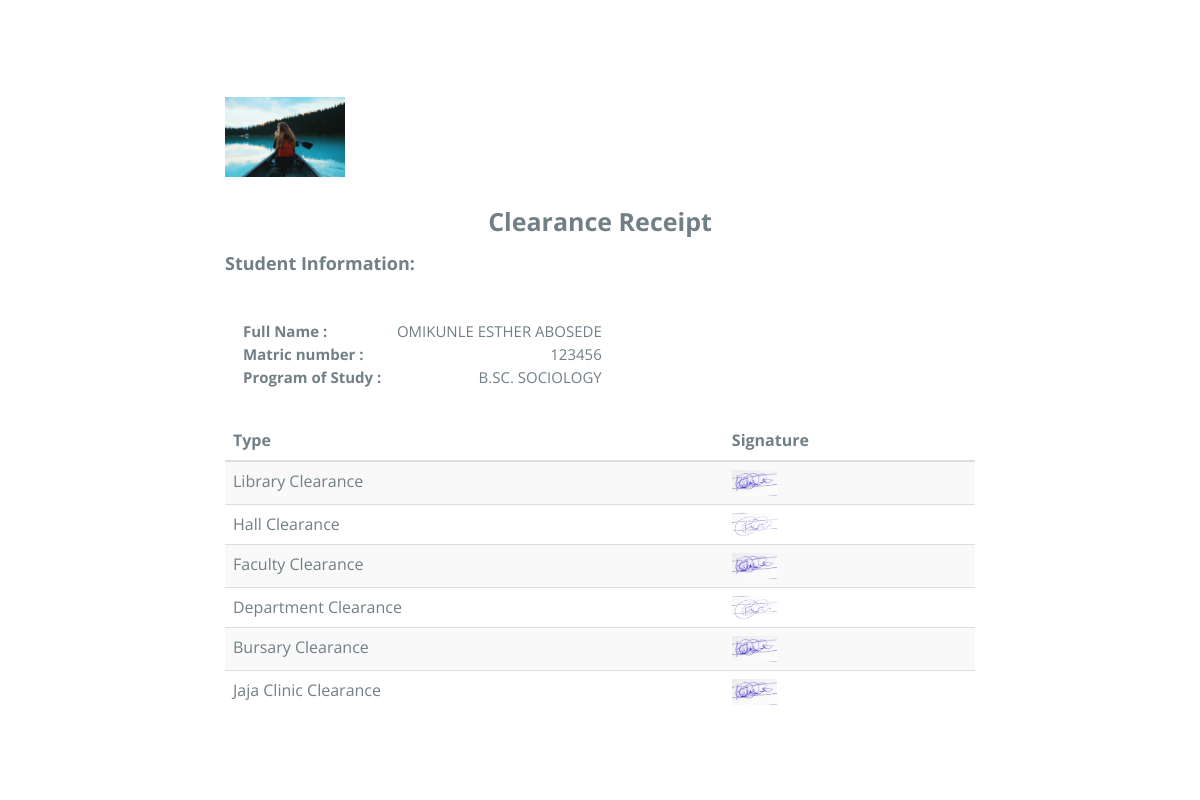
Screenshot of /views/receipt.php (signed in) with the database file from the repository.
### tables this page shows
CREATE TABLE IF NOT EXISTS `student` (
  `id` int(10) unsigned NOT NULL,
  `surname` varchar(255) NOT NULL,
  `othername` varchar(255) NOT NULL,
  `home_address` varchar(255) NOT NULL,
  `email` varchar(255) NOT NULL,
  `phone_number` varchar(255) NOT NULL,
  `matric_no` varchar(255) NOT NULL,
  `password` varchar(255) NOT NULL,
  `faculty` varchar(255) NOT NULL,
  `department` varchar(255) NOT NULL,
  `hall` varchar(255) NOT NULL
);

CREATE TABLE IF NOT EXISTS `department` (
  `id` int(10) unsigned NOT NULL,
  `fac_id` int(11) NOT NULL,
  `name` varchar(255) NOT NULL
);

### class/Staff.php (called while the page is built, shortened)
<?php
class Staff {
	public $handle;
	public $db_name = "onlineclearance";
	public function __construct(){
		$this->handle = $this->dbEngine();
	}
	public function dbEngine(){
		try{
			$this->handle = new PDO("mysql:host=localhost;dbname=$this->db_name","root","");
				$this->handle->setAttribute(PDO::ATTR_ERRMODE,PDO::ERRMODE_EXCEPTION);
		}
		catch(PDOException $e){
			echo $e->getMessage();
		}
		return $this->handle;
	}
	public function select_student_data($student_id)
	{
		try
		{
			$this->stmt = $this->handle->prepare("SELECT student.*, department.name AS dept FROM student, department WHERE student.id = :stud_id AND department.id = student.department ");
			$this->stmt->execute(array('stud_id' => $student_id));
			$student_data = $this->stmt->fetch();
			return $student_data;
		}
		catch(PDOException $e)
		{
			echo $e->getMessage();
		}
	}
}
?>

### class/Student.php (called while the page is built, shortened)
<?php
class Student {
	public $handle;
	public $db_name = "onlineclearance";
	public function __construct(){
		$this->handle = $this->dbEngine();
	}
	public function dbEngine(){
		try{
			$this->handle = new PDO("mysql:host=localhost;dbname=$this->db_name","root","");
				$this->handle->setAttribute(PDO::ATTR_ERRMODE,PDO::ERRMODE_EXCEPTION);
		}
		catch(PDOException $e){
			echo $e->getMessage();
		}
		return $this->handle;
	}
	public function clearance_receipt($student_id, $pre_section, $section){
		try{
			$this->stmt = $this->handle->prepare("SELECT file.*, sign.signature FROM file_upload AS file, signature AS sign, staff WHERE file.student_id = :student_id AND file.pre_section = :pre_section AND file.section = :section AND file.pre_section = staff.pre_section_id AND file.section = staff.section_id AND staff.id = sign.staff_id");
			$this->stmt->execute(array(':student_id' =>$student_id, ':pre_section' => $pre_section, ':section' =>$section));
			$row = $this->stmt->rowCount();
			$status = $this->stmt->fetch();
			if($row > 0){
				return $status['signature'];
			}
			else{
				return "";
			}
		}
		catch(PDOException $e)
		{
			echo $e->getMessage();
		}
	}
}
?>

### views/receipt.php (the view, shortened to what this page needs)
<?php
require_once "../class/Staff.php";
require_once "../class/Student.php";
$staff_object = new Staff();
$stud_object = new Student();
$stud_object->auth();
$stud_data = $staff_object->select_student_data($_SESSION['stud_id']);
?>
<!DOCTYPE html>
<html lang="en">
<head>
  <link rel="stylesheet" type="text/css" href="../css/font-awesome.min.css">
  <link rel="stylesheet" type="text/css" href="../css/bootstrap.min.css">
  <link rel="stylesheet" type="text/css" href="../css/imagehover.min.css">
  <link rel="stylesheet" type="text/css" href="../css/style.css">
</head>
<body>
<br><br><br><br>
<div class="container">
	<div class="row">
		<div class="col-md-2"></div>
		<div class="col-md-8">
			<img src="../img/ui.jpg" class="img-responsive" width="120" height="100" >
		</div>
		<div class="col-md-2"></div>
	</div>
	<br>
	<div class="row">
		<div class="col-md-2"></div>
		<div class="col-md-8">
			<p style="font-weight: bold; font-size: 25px; text-align: center">Clearance Receipt</p>
		</div>
		<div class="col-md-2"></div>
	</div>
	<div class="row">
		<div class="col-md-2"></div>
		<div class="col-md-8">
			<p style="font-weight: bold; font-size: 18px; ">Student Information:</p>
		</div>
		<div class="col-md-2"></div>
	</div>
	<div class="row">
		<div class="col-md-2"></div>
		<div class="col-md-8" style="text-align: right; font-size: 15px; padding: 33px ">
			<table>
				<tr>
					<th>Full Name :</th><td>&nbsp;&nbsp;&nbsp;&nbsp;<?php echo strtoupper($stud_data['surname']." ".$stud_data['othername']) ?></td>
				</tr>
				<tr>
					<th>Matric number :</th><td>&nbsp;&nbsp;&nbsp;&nbsp;<?php echo $stud_data['matric_no'] ?></td>
				</tr>
				<tr>
					<th>Program of Study :</th><td>&nbsp;&nbsp;&nbsp;&nbsp;<?php echo strtoupper("B.SC. ".$stud_data['dept']) ?></td>
				</tr>
			</table>
		</div>
		<div class="col-md-2"></div>
	</div>
	<div class="row">
	<div class="col-md-2"></div>
	<div class="col-md-8">
	  <table class="table table-striped" style="text-align: left;">
	    <thead>
	      <tr>
	        <th>Type</th>
	        <th>Signature</th>
	      </tr>
	    </thead>
	    <tbody>
    <?php
    	$lib_sign = $stud_object->clearance_receipt($_SESSION['stud_id'], 4, 3);
        $lib_msg = "";
        $library = $stud_object->clearance_status($_SESSION['stud_id'], 4, 3);
        if(strlen($library) > 0){
          if($library == 1){
            $lib_msg = "<img src='$lib_sign' class='img-responsive' width='45' height='6'>";
          }
          else if($library == 0){
            $lib_msg = "";
          }
        }
        else{
          $lib_msg = "";
        }
      ?>
      <tr>
        <td>Library Clearance</td>
        <td><?php echo $lib_msg; ?></td>
      </tr>
      <?php
      	$hall_sign = $stud_object->clearance_receipt($_SESSION['stud_id'], 3, $_SESSION['hall_id']);
        $hall_msg = "";
        $hall = $stud_object->clearance_status($_SESSION['stud_id'], 3, $_SESSION['hall_id']);
        if(strlen($hall) > 0){
          if($hall == 1){
            $hall_msg = "<img src='$hall_sign' class='img-responsive' width='45' height='6'>";
          }
          else if($hall == 0){
            $hall_msg = "";
          }
        }
        else{
          $hall_msg = "";
        }
      ?>
      <tr>
        <td>Hall Clearance</td>
        <td><?php echo $hall_msg; ?></td>
      </tr>
      <?php
      	$fac_sign = $stud_object->clearance_receipt($_SESSION['stud_id'], 1, $_SESSION['fac_id']);
        $fac_msg = "";
        $fac = $stud_object->clearance_status($_SESSION['stud_id'], 1, $_SESSION['fac_id']);
        if(strlen($fac) > 0){
          if($fac == 1){
            $fac_msg = "<img src='$fac_sign' class='img-responsive' width='45' height='6'>";
          }
          else if($fac == 0){
            $fac_msg = "";
          }
        }
        else{
          $fac_msg = "";
        }
      ?>
      <tr>
        <td>Faculty Clearance</td>
        <td><?php echo $fac_msg; ?></td>
      </tr>
      <?php
      	$dept_sign = $stud_object->clearance_receipt($_SESSION['stud_id'], 2, $_SESSION['dept_id']);
        $dept_msg = "";
        $dept = $stud_object->clearance_status($_SESSION['stud_id'], 2, $_SESSION['dept_id']);
        if(strlen($dept) > 0){
          if($dept == 1){
            $dept_msg = "<img src='$dept_sign' class='img-responsive' width='45' height='6'>";
          }
          else if($dept == 0){
            $dept_msg = "";
          }
        }
        else{
          $dept_msg = "";
        }
      ?>
      <tr>
        <td>Department Clearance</td>
        <td><?php echo $dept_msg; ?></td>
      </tr>
      <?php
      	$bursary_sign = $stud_object->clearance_receipt($_SESSION['stud_id'], 4, 1);
        $bsr_msg = "";
        $bursary = $stud_object->clearance_status($_SESSION['stud_id'], 4, 1);
        if(strlen($bursary) > 0){
          if($bursary == 1){
            $bsr_msg = "<img src='$bursary_sign' class='img-responsive' width='45' height='6'>";
          }
          else if($bursary == 0){
            $bsr_msg = "";
          }
        }
        else{
          $bsr_msg = "";
        }
      ?>
      <tr>
        <td>Bursary Clearance</td>
        <td><?php echo $bsr_msg; ?></td>
      </tr>
      <?php
      	$jaja_sign = $stud_object->clearance_receipt($_SESSION['stud_id'], 4, 2);
        $jaja_msg = "";
        $jaja = $stud_object->clearance_status($_SESSION['stud_id'], 4, 2);
        if(strlen($jaja) > 0){
          if($jaja == 1){
            $jaja_msg = "<img src='$jaja_sign' class='img-responsive' width='45' height='6'>";
          }
          else if($jaja == 0){
            $jaja_msg = "";
          }
        }
        else{
          $jaja_msg = "";
        }
      ?>
      <tr>
        <td>Jaja Clinic Clearance</td>
        <td><?php echo $jaja_msg; ?></td>
      </tr>
    </tbody>
  </table>
</div>
<div class="col-md-2"></div>
</div>
<br><br>
</div>
</body>

### css/style.css (style rules this page uses)
body { font-size: 15px; line-height: 1.52; color: #717f86; font-size: 16px; font-family: 'Open Sans', sans-serif; font-weight: 400; }
table { border-collapse: collapse; border-spacing: 0; }

### rows the page displays
student: surname+othername "OMIKUNLE ESTHER ABOSEDE", matric_no "123456", department.name "B.SC. SOCIOLOGY"
